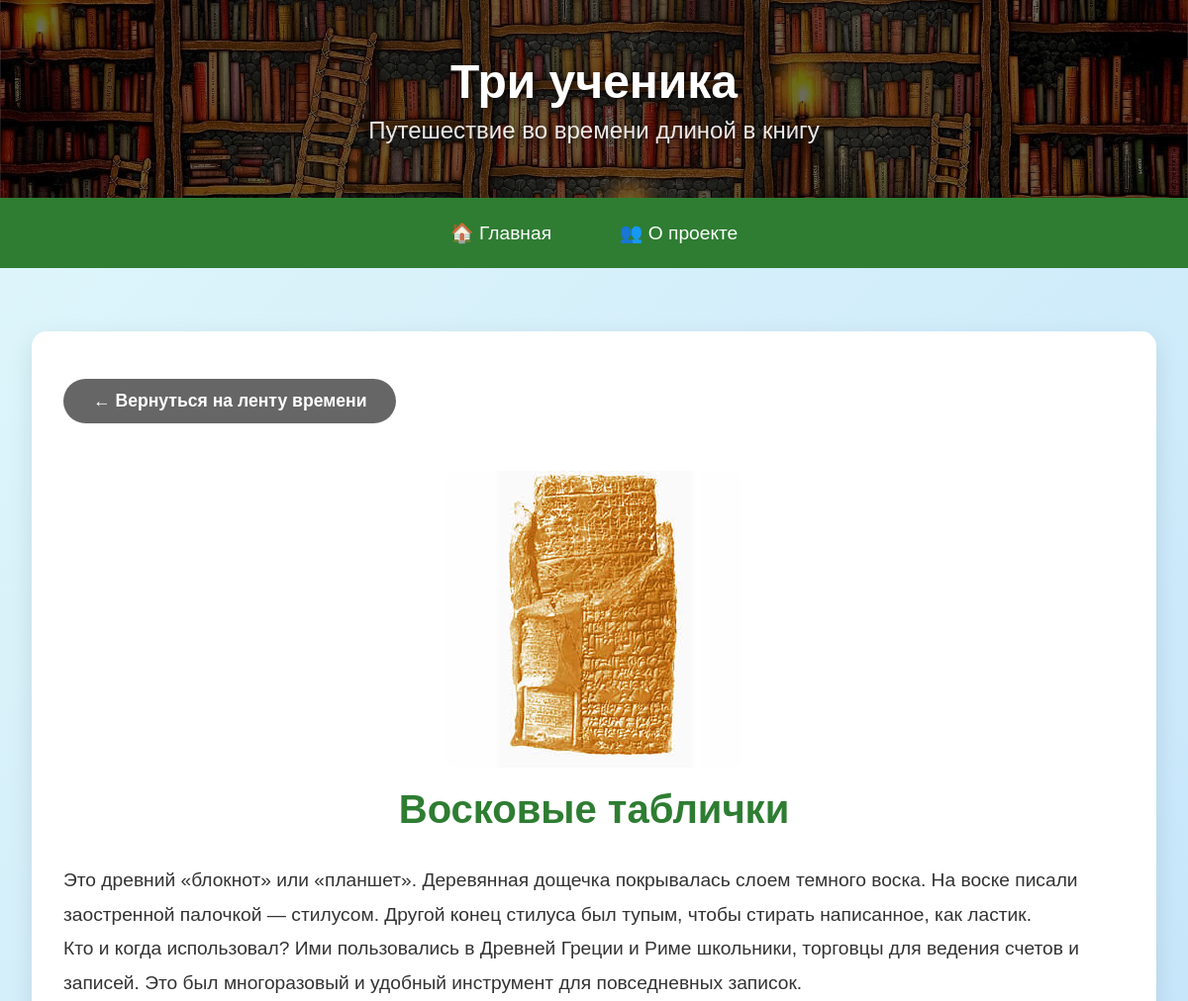
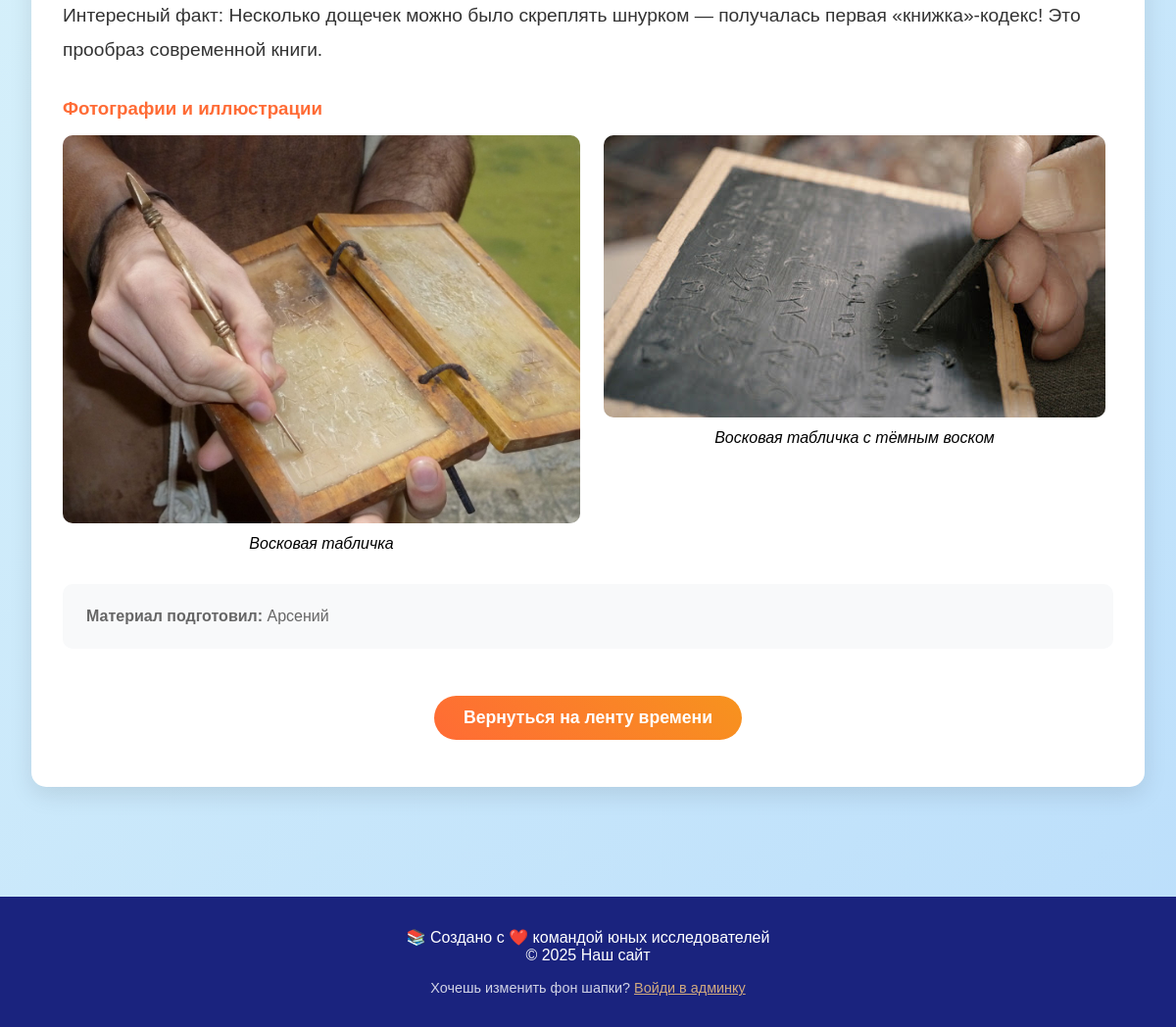
Page /eras/2/ on the committed database (2 pictures, top to bottom).
### timeline/models.py (models this page shows, shortened)
class SiteSettings(models.Model):
    site_name = models.CharField(max_length=200, default="КНИГАtime")
    site_subtitle = models.CharField(max_length=300, default="Путешествие во времени длиной в книгу")
    header_background = models.ImageField(
        upload_to='site_settings/',
        default='default_header.jpg',
        verbose_name="Фон шапки"
    )
    updated_at = models.DateTimeField(auto_now=True)
    class Meta:
        verbose_name = "Настройки сайта"
        verbose_name_plural = "Настройки сайта"
    @classmethod
    def load(cls):
        obj, created = cls.objects.get_or_create(pk=1)
        return obj

### eras/models.py (models this page shows, shortened)
class Era(models.Model):
    title = models.CharField(max_length=200)
    slug = models.SlugField(unique=True)
    description = models.TextField()
    image = models.ImageField(upload_to='eras/')
    order = models.IntegerField(default=0)
    class Meta:
        ordering = ['order']

class EraPage(models.Model):
    era = models.OneToOneField(Era, on_delete=models.CASCADE)
    content = models.TextField()
    images = models.ManyToManyField('EraImage')
    created_by = models.CharField(max_length=100)

class EraImage(models.Model):
    title = models.CharField(max_length=200)
    image = models.ImageField(upload_to='era_images/')
    description = models.TextField(blank=True)

### eras/views.py (the view)
# urls.py: path('eras/', include('eras.urls')),  # оставляем только era_detail
def era_detail(request, slug):
    era = get_object_or_404(Era, slug=slug)
    era_page = get_object_or_404(EraPage, era=era)
    return render(request, 'eras/era_detail.html', {
        'era': era,
        'era_page': era_page
    })

### timeline/context_processors.py (called while the page is built)
def site_settings(request):
    return {'site_settings': SiteSettings.load()}

### templates/eras/era_detail.html (shortened to what this page needs)
{% extends 'base.html' %}
{% block content %}
<div class="page-content">
    <a href="{% url 'home' %}" class="button" style="background: #666;">← Вернуться на ленту времени</a>
    <div style="text-align: center; margin: 2rem 0;">
        {% if era.image %}
        <img src="{{ era.image.url }}" alt="{{ era.title }}" style="max-width: 300px; border-radius: 15px; margin-bottom: 1rem;">
        {% endif %}
        <h1 style="color: #2e7d32; font-size: 2.5rem;">{{ era.title }}</h1>
    </div>
    <div style="font-size: 1.2rem; line-height: 1.8; color: #333;">
        {{ era_page.content|linebreaks }}
    </div>
    {% if era_page.images.all %}
    <div style="margin: 2rem 0;">
        <h3 style="color: #ff6b35; margin-bottom: 1rem;">Фотографии и иллюстрации</h3>
        <div style="display: grid; grid-template-columns: repeat(auto-fit, minmax(200px, 1fr)); gap: 1rem;">
            {% for image in era_page.images.all %}
            <div style="text-align: center;">
                <img src="{{ image.image.url }}" alt="{{ image.title }}" style="max-width: 100%; border-radius: 10px;">
                <p style="margin-top: 0.5rem; font-style: italic;">{{ image.title }}</p>
            </div>
            {% endfor %}
        </div>
    </div>
    {% endif %}
    <div style="background: #f8f9fa; padding: 1.5rem; border-radius: 10px; margin-top: 2rem;">
        <p style="margin: 0; color: #666;">
            <strong>Материал подготовил:</strong> {{ era_page.created_by }}
        </p>
    </div>
    <div style="text-align: center; margin-top: 2rem;">
        <a href="{% url 'home' %}" class="button">Вернуться на ленту времени</a>
    </div>
</div>
{% endblock %}

### templates/base.html (shortened to what this page needs)
<!DOCTYPE html>
<html lang="ru">
<head>
</head>
<body>
    <header class="header">
        <h1>{{ site_settings.site_name|default:"Три ученика" }}</h1>
        <div class="subtitle">{{ site_settings.site_subtitle|default:"Путешествие во времени длиной в книгу" }}</div>
    </header>
    <nav class="nav">
        <a href="{% url 'home' %}">🏠 Главная</a>
        <a href="{% url 'about' %}">👥 О проекте</a>
    </nav>
    <main class="container">
        {% block content %}
        {% endblock %}
    </main>
    <footer class="footer">
        <p>📚 Создано с ❤️ командой юных исследователей</p>
        <p>© 2025 Наш сайт</p>
        {% if not user.is_staff %}
        <p style="margin-top: 1rem; font-size: 0.9rem; opacity: 0.8;">
            Хочешь изменить фон шапки? <a href="/admin/" style="color: #ffcc80;">Войди в админку</a>
        </p>
        {% endif %}
    </footer>
</body>
</html>

### rows in the picture
SiteSettings: site_name "Три ученика", site_subtitle "Путешествие во времени длиной в книгу"
Era: image (picture), title "Восковые таблички"
EraPage: content "Это древний «блокнот» или «планшет». Деревянная дощечка покрывалась слоем темного воска. На воске писали заостренной палочкой — стилусом. Другой конец стилуса был тупым, чтобы стирать написанное, как ластик. Кто и когда использовал? Ими пользовались в Древней Греции и Риме школьники, торговцы для ведения счетов и записей. Это был многоразовый и удобный инструмент для повседневных записок. Интересный факт: Несколько дощечек можно было скреплять шнурком — получалась первая «книжка»-кодекс! Это прообраз современной книги.", created_by "Арсений"
EraImage: image (picture), title "Восковая табличка"
EraImage: image (picture), title "Восковая табличка с тёмным воском"
